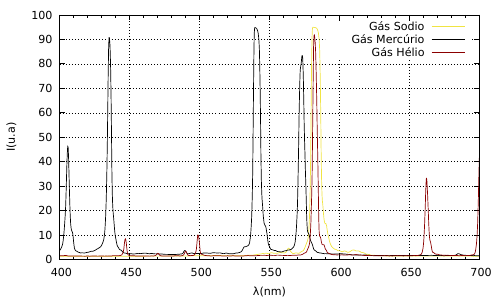

Source code (gnuplot):
set output 'Todas.pdf'
set terminal pdfcairo

set xrange[400:700]
set mxtics

set grid
show grid

set ylabel "I(u.a)"
set xlabel '{/Symbol l}(nm)'

plot 'Sodio.dat' u 1:2 t 'Gás Sodio' w l lw 1 lc 5,'Mercurio.dat' u 1:2 t 'Gás Mercúrio' w l lw 1 lt rgb "#000000",'Helio.dat' u 1:2 t 'Gás Hélio' w l lw 1 lt rgb "#8b0000"

unset output
